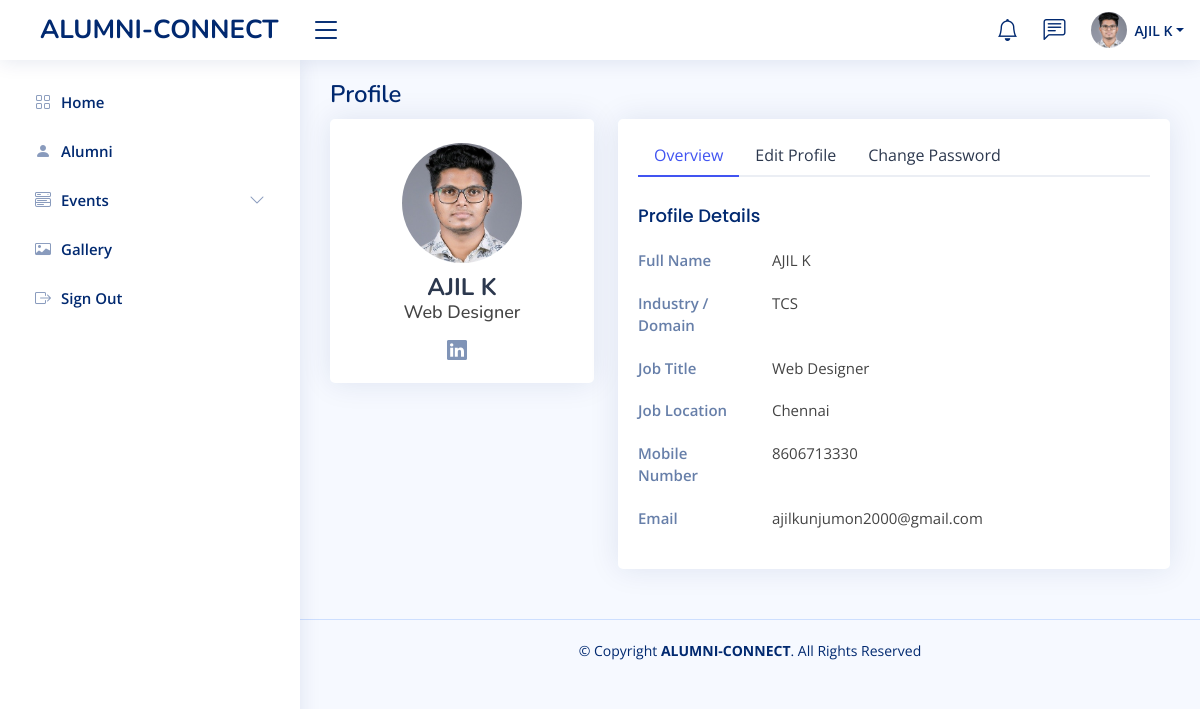
Page /alumnis/alumniProfile/ (signed in) on the earlier database version.
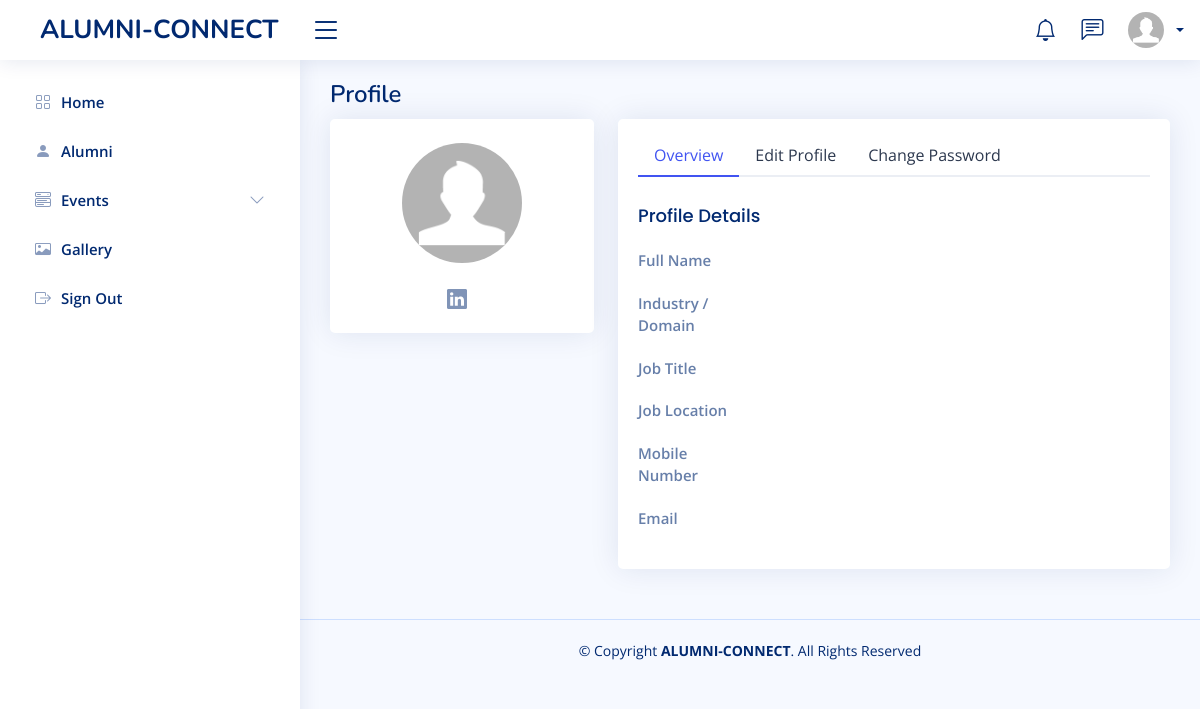
Same page on the later database version.
### alumnis/models.py (models this page shows)
class AlumniProPic(models.Model):
  proPic = models.ImageField(upload_to='alumniProPic/')
  email = models.CharField(max_length=255,primary_key=True, default="")

class Alumnis(models.Model):
  fname = models.CharField(max_length=255,default="")
  lname = models.CharField(max_length=255,default="")
  email = models.CharField(max_length=255,primary_key=True)
  branch = models.CharField(max_length=255,default="")
  yoa = models.IntegerField(default=0)
  mobile = models.IntegerField(default=0)
  password = models.CharField(max_length=255)
  otp = models.IntegerField(default=0)
  verified = models.IntegerField(default=0)
  profile = models.IntegerField(default=0)

class AlumniProfile(models.Model):
  email = models.CharField(max_length=255,primary_key=True)
  specialization = models.CharField(max_length=255,default="")
  linkedID = models.CharField(max_length=255,default="")
  industry = models.CharField(max_length=255,default="")
  position = models.CharField(max_length=255,default="")
  location = models.CharField(max_length=255,default="")
  gf = models.IntegerField(default=0)
  cs = models.IntegerField(default=0)
  fi = models.IntegerField(default=0)
  research = models.IntegerField(default=0)
  fdp = models.IntegerField(default=0)
  mdp = models.IntegerField(default=0)
  iv = models.IntegerField(default=0)
  buddySys = models.IntegerField(default=0)
  consulting = models.IntegerField(default=0)
  sip = models.IntegerField(default=0)
  placements = models.IntegerField(default=0)
  ic = models.IntegerField(default=0)
  lps = models.IntegerField(default=0)
  csr = models.IntegerField(default=0)
  ssp = models.IntegerField(default=0)
  se = models.IntegerField(default=0)

### alumnis/views.py (the view)
# urls.py: path('alumniProfile/', views.alumniProfile, name='alumniProfile'),
def alumniProfile(request):
  if 'email' in request.session:
    a=request.session.get('email')
    pic = AlumniProPic.objects.filter(email=a).values()
    user = Alumnis.objects.filter(email=a).values()
    alumniDetails = AlumniProfile.objects.filter(email=a).values()
    template = loader.get_template('alumniProfile.html')
    context = {
    'myalumnis': user,'details':alumniDetails,'pic' : pic,
  }
    return HttpResponse(template.render(context, request))
  else:
    return redirect('index')

### alumnis/templates/alumniProfile.html (shortened to what the changed rows need)
<!DOCTYPE html>
<html lang="en">
<head>
    {% load static %}
  <link href="{% static 'assets2/vendor/bootstrap/css/bootstrap.min.css' %}" rel="stylesheet">
  <link href="{% static 'assets2/vendor/bootstrap-icons/bootstrap-icons.css' %}" rel="stylesheet">
  <link href="{% static 'assets2/vendor/boxicons/css/boxicons.min.css' %}" rel="stylesheet">
  <link href="{% static 'assets2/vendor/quill/quill.snow.css' %}" rel="stylesheet">
  <link href="{% static 'assets2/vendor/quill/quill.bubble.css' %}" rel="stylesheet">
  <link href="{% static 'assets2/vendor/remixicon/remixicon.css' %}" rel="stylesheet">
  <link href="{% static 'assets2/vendor/simple-datatables/style.css' %}" rel="stylesheet">
  <link href="{% static 'assets2/css/style.css' %}" rel="stylesheet">
</head>
<body>
    {% include 'alumniHeader.html' %}
  <main id="main" class="main">
    <div class="pagetitle">
      <h1>Profile</h1>
    </div>
    <section class="section profile">
      <div class="row">
        <div class="col-xl-4">
          <div class="card">
            <div class="card-body profile-card pt-4 d-flex flex-column align-items-center">
              {% if pic.0.proPic %}
                <img src="{% static 'media/' %}{{ pic.0.proPic }}"  alt="Profile" class="rounded-circle">
              {% else %}
                <img src="{% static 'assets2/img/profile-img.jpg' %}" alt="Profile" class="rounded-circle">
              {% endif %}
              <h2>{{ myalumnis.0.fname }} {{ myalumnis.0.lname }}</h2>
              <h3>{{ details.0.position }}</h3>
              <div class="social-links mt-2">
                <a href="{{ details.0.linkedID }}" target="_blank" class="linkedin"><i class="bi bi-linkedin"></i></a>
              </div>
            </div>
          </div>
        </div>
        <div class="col-xl-8">
          <div class="card">
            <div class="card-body pt-3">
              <div class="tab-content pt-2">
                <div class="tab-pane fade show active profile-overview" id="profile-overview">
                  <div class="row">
                    <div class="col-lg-3 col-md-4 label ">Full Name</div>
                    <div class="col-lg-9 col-md-8">{{ myalumnis.0.fname }} {{ myalumnis.0.lname }}</div>
                  </div>
                  <div class="row">
                    <div class="col-lg-3 col-md-4 label">Industry / Domain</div>
                    <div class="col-lg-9 col-md-8">{{ details.0.industry }}</div>
                  </div>
                  <div class="row">
                    <div class="col-lg-3 col-md-4 label">Job Title</div>
                    <div class="col-lg-9 col-md-8">{{ details.0.position }}</div>
                  </div>
                  <div class="row">
                    <div class="col-lg-3 col-md-4 label">Job Location</div>
                    <div class="col-lg-9 col-md-8">{{ details.0.location }}</div>
                  </div>
                  <div class="row">
                    <div class="col-lg-3 col-md-4 label">Mobile Number</div>
                    <div class="col-lg-9 col-md-8">{{ myalumnis.0.mobile }}</div>
                  </div>
                  <div class="row">
                    <div class="col-lg-3 col-md-4 label">Email</div>
                    <div class="col-lg-9 col-md-8">{{ myalumnis.0.email }}</div>
                  </div>
                </div>
              </div>
            </div>
          </div>
        </div>
      </div>
    </section>
  </main>
</body>
</html>

### alumnis/templates/alumniHeader.html (shortened to what this page needs)
{% load static %}
<header id="header" class="header fixed-top d-flex align-items-center">
    <div class="d-flex align-items-center justify-content-between">
      <a href="../" class="logo d-flex align-items-center">
        <span class="d-none d-lg-block" style="margin-left:20px;">ALUMNI-CONNECT</span>
      </a>
      <i class="bi bi-list toggle-sidebar-btn"></i>
    </div>
    <nav class="header-nav ms-auto">
      <ul class="d-flex align-items-center">
        <li class="nav-item dropdown">
          <a class="nav-link nav-icon" href="#" data-bs-toggle="dropdown">
            <i class="bi bi-bell"></i>
          </a>
        </li>
        <li class="nav-item dropdown">
          <a class="nav-link nav-icon" href="#" data-bs-toggle="dropdown">
            <i class="bi bi-chat-left-text"></i>
          </a>
        </li>
        <li class="nav-item dropdown pe-3">
          <a class="nav-link nav-profile d-flex align-items-center pe-0" href="#" data-bs-toggle="dropdown">
            {% if pic.0.proPic %}
              <img src="{% static 'media/' %}{{ pic.0.proPic }}"  alt="Profile" class="rounded-circle">
            {% else %}
              <img src="{% static 'assets2/img/profile-img.jpg' %}" alt="Profile" class="rounded-circle">
            {% endif %}
            <span class="d-none d-md-block dropdown-toggle ps-2">{{ myalumnis.0.fname }} {{ myalumnis.0.lname }}</span>
          </a>
        </li>
      </ul>
    </nav>
  </header>

Differences in the rows shown:
removed AlumniProPic: proPic (picture)
removed Alumnis: fname "AJIL", email "ajilkunjumon2000@gmail.com"
removed AlumniProfile: position "Web Designer", industry "TCS", location "Chennai"
Other differences:
{{ myalumnis.0.lname }}: "K" → (not shown)
{{ myalumnis.0.mobile }}: "8606713330" → (not shown)
